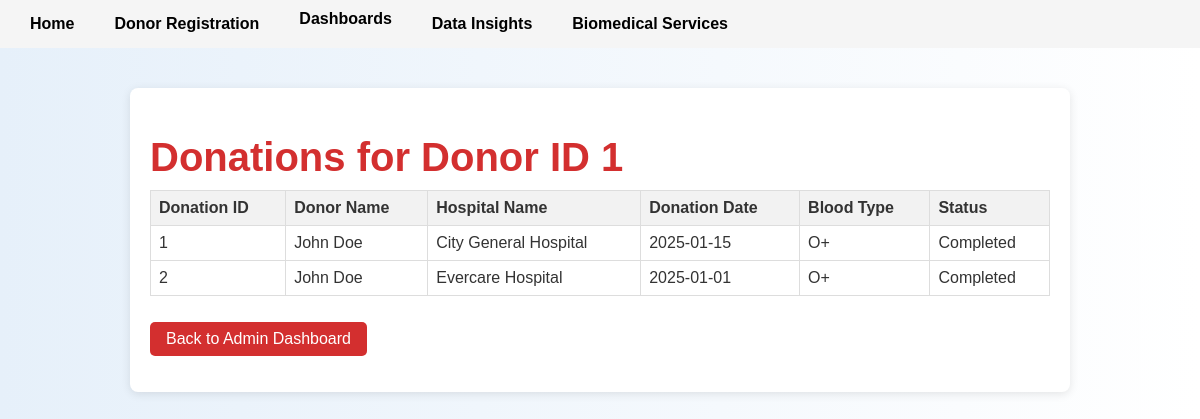
/donations_for_donor/1, run on the app's committed database.
### tables this page shows
CREATE TABLE Donations (
    DonationID INTEGER PRIMARY KEY AUTOINCREMENT,
    DonorID INTEGER NOT NULL,
    HospitalID INTEGER NOT NULL,
    DonationDate DATE NOT NULL,
    BloodType TEXT NOT NULL,
    Status TEXT NOT NULL CHECK (Status IN ('Completed', 'Scheduled')),
    FOREIGN KEY (DonorID) REFERENCES Donors(DonorID) ON DELETE CASCADE,
    FOREIGN KEY (HospitalID) REFERENCES Hospitals(HospitalID) ON DELETE CASCADE
);

CREATE TABLE Donors (
    DonorID INTEGER PRIMARY KEY AUTOINCREMENT,
    Name TEXT NOT NULL,
    DateOfBirth DATE NOT NULL,
    BloodType TEXT NOT NULL CHECK (BloodType IN ('A+', 'A-', 'B+', 'B-', 'AB+', 'AB-', 'O+', 'O-')),
    ContactInfo TEXT NOT NULL,
    Email TEXT UNIQUE NOT NULL,
    LastDonationDate DATE
);

CREATE TABLE Hospitals (
    HospitalID INTEGER PRIMARY KEY AUTOINCREMENT,
    Name TEXT NOT NULL,
    Location TEXT NOT NULL,
    ContactInfo TEXT NOT NULL,
    HospitalType TEXT NOT NULL CHECK (HospitalType IN ('Public', 'Private', 'Military', 'Other'))
);

### app.py (the view)
@app.route('/donations_for_donor/<int:donor_id>')
def donations_for_donor(donor_id):
    conn = get_db()
    donations = conn.execute('''
        SELECT Donations.*, Donors.Name AS DonorName, Hospitals.Name AS HospitalName
        FROM Donations
        JOIN Donors ON Donations.DonorID = Donors.DonorID
        JOIN Hospitals ON Donations.HospitalID = Hospitals.HospitalID
        WHERE Donations.DonorID = ?
        AND Donations.Status = 'Completed'
    ''', (donor_id,)).fetchall()
    return render_template('donations_for_donor.html', donations=donations, donor_id=donor_id)

### app.py (called while the page is built)
def get_db():
    conn = sqlite3.connect('database.db')
    conn.row_factory = sqlite3.Row
    return conn

### templates/donations_for_donor.html
{% extends "layout.html" %}
{% block content %}
<div class="container">
    <h1>Donations for Donor ID {{ donor_id }}</h1>
    {% if donations %}
        <table>
            <tr>
                <th>Donation ID</th>
                <th>Donor Name</th>
                <th>Hospital Name</th>
                <th>Donation Date</th>
                <th>Blood Type</th>
                <th>Status</th>
            </tr>
            {% for donation in donations %}
            <tr>
                <td>{{ donation['DonationID'] }}</td>
                <td>{{ donation['DonorName'] }}</td>
                <td>{{ donation['HospitalName'] }}</td>
                <td>{{ donation['DonationDate'] }}</td>
                <td>{{ donation['BloodType'] }}</td>
                <td>{{ donation['Status'] }}</td>
            </tr>
            {% endfor %}
        </table>
    {% else %}
        <p>No donations found for Donor ID {{ donor_id }}.</p>
    {% endif %}
    <p><a href="{{ url_for('admin_dashboard') }}" class="btn">Back to Admin Dashboard</a></p>
</div>
{% endblock %}

### static/css/style.css (style rules this page uses)
body { font-family: 'Helvetica', Arial, sans-serif; margin: 0; padding: 0; background: linear-gradient(to right, #e6f0fa, #ffffff); color: #333; }
.container { max-width: 900px; margin: 40px auto; padding: 20px; background-color: #ffffff; box-shadow: 0 2px 10px rgba(0, 0, 0, 0.1); border-radius: 8px; }
h1 { font-size: 2.5em; color: #d32f2f; margin-bottom: 10px; }
.btn { display: inline-block; margin-top: 10px; padding: 8px 16px; background-color: #d32f2f; color: #ffffff; text-decoration: none; border-radius: 5px; transition: background-color 0.3s ease; }
table { border-collapse: collapse; width: 100%; }
th, td { border: 1px solid #ddd; padding: 8px; text-align: left; }
th { background-color: #f2f2f2; }

### data on the page
Donations: DonationID "1", DonorName "John Doe", HospitalName "City General Hospital", DonationDate "2025-01-15", BloodType "O+", Status "Completed"
Donations: DonationID "2", DonorName "John Doe", HospitalName "Evercare Hospital", DonationDate "2025-01-01", BloodType "O+", Status "Completed"

### other printed values
{{ donor_id }} "1"
